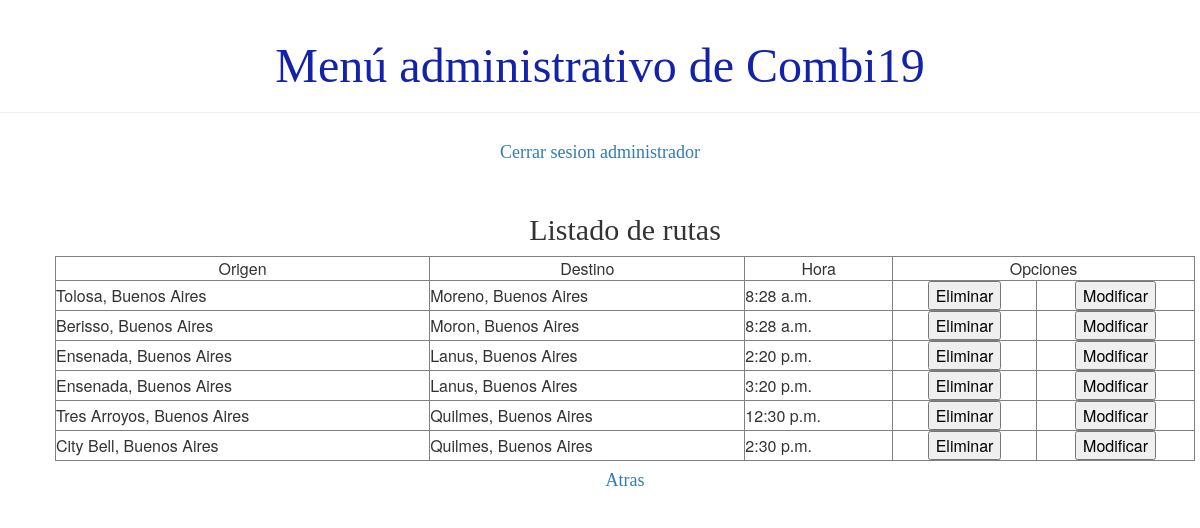
Before: /usuario/listaRuta (signed in) with the older database file.
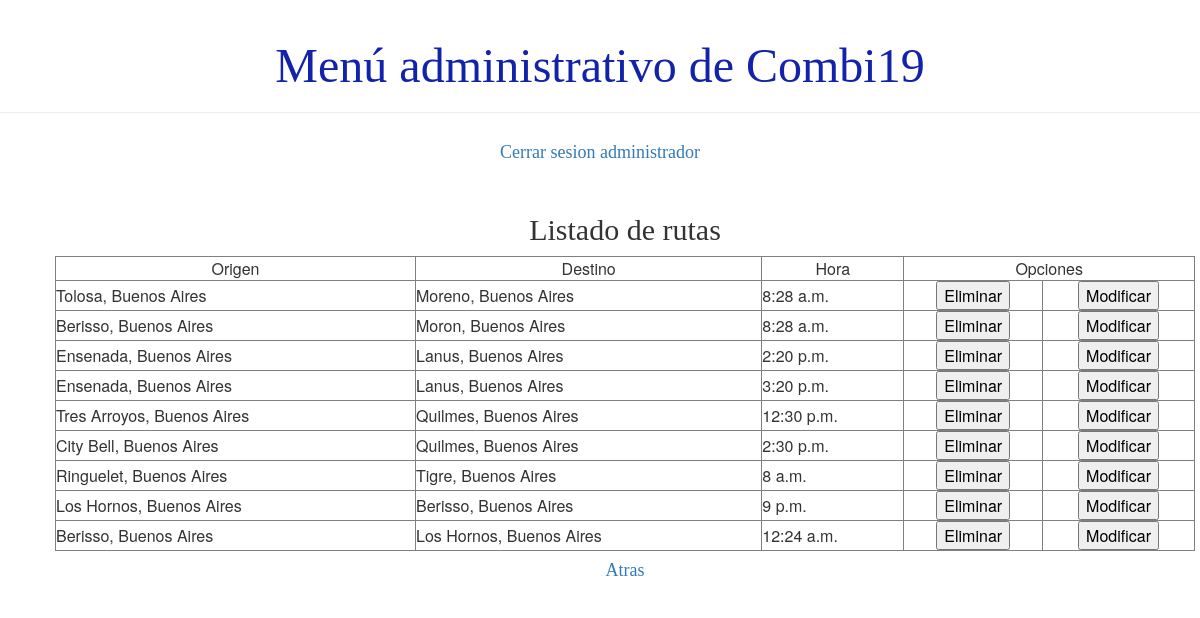
After: the same page with the newer database file.
### demo1/models.py (models this page shows, shortened)
class Ruta(models.Model):
    combi = models.ForeignKey(Combi, on_delete=models.CASCADE)
    origen = models.ForeignKey(Lugar, on_delete=models.CASCADE, related_name='origen')
    destino = models.ForeignKey(Lugar, on_delete=models.CASCADE, related_name='destino')
    hora = models.TimeField()
    distancia = models.IntegerField()
    activo = models.BooleanField(default=True)

### demo1/views.py (the view)
# urls.py: path('usuario/listaRuta',views.listado_ruta ,name='listado_ruta'),
def listado_ruta(request):
    rutas=obtenerOrigenesDestino()
    page_obj,cantidad = listadoDePaginacion(rutas, request)
    return render(request, 'demo1/listados/listado_ruta.html',{'page_obj':page_obj, 'cantidad':cantidad})

### demo1/views.py (called while the page is built)
def listadoDePaginacion(lista, request):
    paginator= Paginator(lista, 10)
    cantidad=False if (paginator.count == 0) else True
    page_number = request.GET.get('page')
    return (paginator.get_page(page_number), cantidad)

def obtenerOrigenesDestino():
    rutas=Ruta.objects.filter(activo=True)
    lista=[]
    for r in rutas:
        o=Lugar.objects.get(id=r.origen.id)
        d=Lugar.objects.get(id=r.destino.id)
        dic={'origen': o.nombre_de_lugar+', '+o.provincia, 'destino': d.nombre_de_lugar+', '+d.provincia, 'hora':r.hora, 'pk':r.id }
        lista.append(dic)
    return lista

### demo1/templates/demo1/listados/listado_ruta.html (shortened to what this page needs)
{% extends 'demo1/base.html' %}
{% load static %}
{% block content %}
<div class="card">
    <h2>Listado de rutas</h2>
</div>
    <div >
    <table class="tablalista" width=100% border="1">
        <tbody>
        {% if cantidad %}
            <tr>
                <td align="center">Origen</td>
                <td align="center">Destino</td>
                <td align="center">Hora</td>
                <td align="center" colspan="2">Opciones</td>
            </tr>
            {% for i in page_obj %}
                <tr>
                    <td>{{ i.origen  }}</td>
                    <td>{{ i.destino }}</td>
                    <td>{{ i.hora }}</td>
                    <td align="center">
                        <button onclick="confirmarEliminacion('{% url 'eliminar_ruta' pk=i.pk%}', 'Esta seguro que desea eliminar la ruta?' )" style="color: black;">Eliminar</button></td>
                    <td align="center">
                        <button><a href="{% url 'modificar_ruta' pk=i.pk%}" style="text-decoration:none; color: black;">Modificar</a></button>
                    </td>
                </tr>
            {% endfor %}
        {% else %}
            <p>No se registro ninguna ruta</p>
        {% endif %}
    </tbody>
    </table>
    </div>
<div class="card"><h4><a href="{% url 'principal' %}">Atras</a></h4></div>
{% endblock %}

Changed rows visible on the page:
added Ruta: hora "8 a.m."
added Ruta: hora "9 p.m."
added Ruta: hora "12:24 a.m."
Other visible differences:
new list line: "Ringuelet, Buenos Aires Tigre, Buenos Aires Eliminar Modificar"
new list line: "Los Hornos, Buenos Aires Berisso, Buenos Aires Eliminar Modificar"
new list line: "Berisso, Buenos Aires Los Hornos, Buenos Aires Eliminar Modificar"
